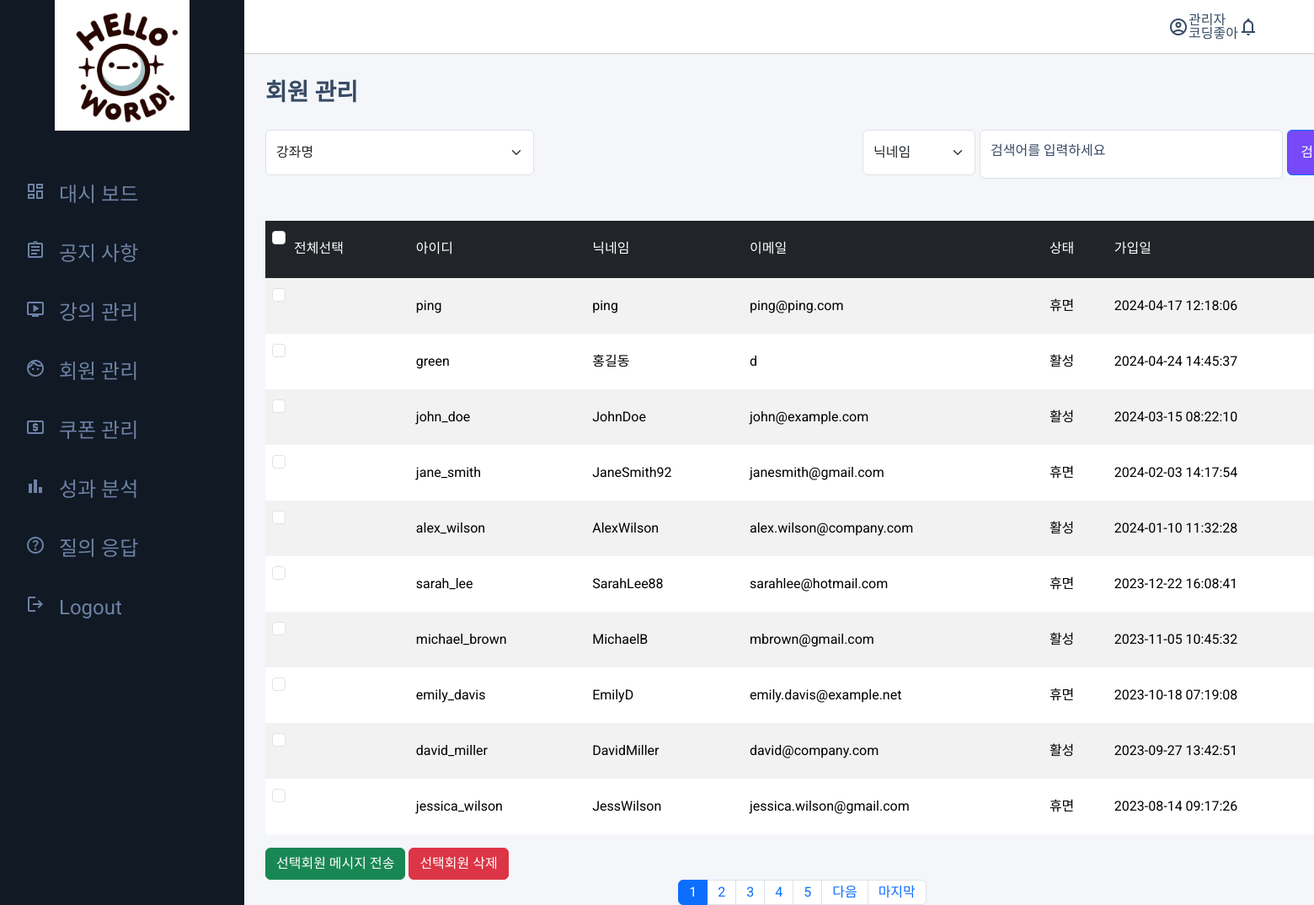
The page /admin/member/member_mg.php (signed in) on the database its author committed.
### tables this page shows
CREATE TABLE `members` (
  `mid` int(11) NOT NULL,
  `userid` varchar(145) DEFAULT NULL,
  `email` varchar(245) DEFAULT NULL,
  `username` varchar(145) DEFAULT NULL,
  `passwd` varchar(200) DEFAULT NULL,
  `recent_in` datetime DEFAULT NULL,
  `tel` varchar(20) NOT NULL,
  `status` int(2) NOT NULL,
  `regdate` datetime DEFAULT current_timestamp()
);

### admin/inc/pagination.php (called while the page is built, shortened)
<?php
$cntsql = "SELECT COUNT(*) AS cnt FROM $paginationTarget where 1=1";
$cntsql .= '';
$cntresult = $mysqli->query($cntsql);
$cntrow = $cntresult->fetch_object();
$count = $cntrow -> cnt;
$pageNumber = $_GET['pageNumber'] ?? 1;
$pageCount = $_GET['pageCount'] ?? 10;
$startLimit = ($pageNumber -1)*$pageCount;
$endLimit = $pageCount ;
$block_ct = 5;
$block_num = ceil($pageNumber/$block_ct);
$block_start = (($block_num - 1) * $block_ct) + 1;
$block_end = $block_start + $block_ct - 1;
$total_page = ceil($count / $pageCount);
$total_block = ceil($total_page/$block_ct);

### admin/member/member_mg.php (the view, shortened to what this page needs)
<?php
include_once $_SERVER['DOCUMENT_ROOT'] . '/helloworld/inc/dbcon.php';
$paginationTarget = 'members';
include_once $_SERVER['DOCUMENT_ROOT'] . '/helloworld/admin/inc/pagination.php';
$sql = "SELECT * FROM members where 1=1";
$sql .= '';
$order = " order by mid";
$sql .= $order;
$limit = " LIMIT $startLimit, $endLimit";
$sql .= $limit;
$result = $mysqli->query($sql);
while ($rs = $result->fetch_object()) {
  $memberArr[] = $rs;
}
?>
<!DOCTYPE html>
<html lang="en">
  <head>
    <link
      rel="stylesheet"
      href="https://cdnjs.cloudflare.com/ajax/libs/normalize/8.0.1/normalize.min.css"
    />
    <link
      rel="stylesheet"
      href="https://cdnjs.cloudflare.com/ajax/libs/bootstrap/5.3.1/css/bootstrap.min.css"
    />
    <link rel="stylesheet" href="https://cdn.jsdelivr.net/npm/@tabler/icons-webfont@latest/tabler-icons.min.css" />
    <link
      rel="stylesheet"
      href="https://cdnjs.cloudflare.com/ajax/libs/jqueryui/1.13.2/themes/black-tie/jquery-ui.min.css"
    />
    <link rel="stylesheet" href="/helloworld/css/common.css" />
    <link rel="stylesheet" href="/helloworld/css/member_mg.css" />
  </head>
  <body>
<?php
include_once $_SERVER['DOCUMENT_ROOT'] . '/helloworld/inc/header.php';
?>
            <h2>회원 관리</h2>
            <form action="" class="d-flex">
              <div class="filter d-flex">
                <select class="form-select lecture" aria-label="Default select example">
                  <option selected disabled>강좌명</option>
                </select>
              </div>
              <div class="search d-flex">
                <select class="form-select search_filter" aria-label="Default select example">
                  <option selected>닉네임</option>
                </select>
                <div class="form-floating">
                  <input type="search" class="form-control" id="search_member" placeholder="" />
                  <label for="search">검색어를 입력하세요</label>
                </div>
                <button type="submit" class="btn btn-primary search_btn">검색</button>
              </div>
            </form>
            <table class="table table-hover table-striped">
              <thead class="table-dark">
                <tr>
                  <th scope="col">
                    <div class="form-check">
                      <input class="form-check-input" type="checkbox" value="" id="member_cb" />
                      <label class="form-check-label" for="member_cb"> 전체선택 </label>
                    </div>
                  </th>
                  <th scope="col">아이디</th>
                  <th scope="col">닉네임</th>
                  <th scope="col">이메일</th>
                  <th scope="col">상태</th>
                  <th scope="col">가입일</th>
                </tr>
              </thead>
              <tbody>
                <?php
                if(isset($memberArr)) {
                  foreach($memberArr as $ma){
                ?>
                <tr data-ui="<?=$ma->mid?>" data-user="<?=$ma->userid?>">
                  <th scope="row">
                    <input class="form-check-input" type="checkbox" />
                  </th>
                  <td><?=$ma->userid?></td>
                  <td><?=$ma->username?></td>
                  <td><?=$ma->email?></td>
                  <td><?php
                    if($ma->status) {
                      echo '활성';
                    } else {
                      echo '휴면';
                    }
                  ?></td>
                  <td><?=$ma->regdate?></td>
                </tr>
                <?php
                  }
                }
                ?>
              </tbody>
            </table>
            <button class="btn btn-success all_message">선택회원 메시지 전송</button>
            <button class="btn btn-danger all_del">선택회원 삭제</button>
            <div class="d-flex justify-content-center">
              <ul class="pagination">
                <?php
                  for($i=$block_start;$i<=$block_end;$i++){
                    if($i == $pageNumber){
                      echo "<li class=\"page-item active\"><a href=\"member_mg.php?pageNumber=$i\" class=\"page-link\">$i</a></li>";
                    }else{
                      echo "<li class=\"page-item\"><a href=\"member_mg.php?pageNumber=$i\" class=\"page-link\">$i</a></li>";
                    }
                  }
                  if($pageNumber < $total_page){
                    if($total_block > $block_num){
                      $next = $block_num * $block_ct + 1;
                      echo "<li class=\"page-item\"><a href=\"member_mg.php?pageNumber=$next\" class=\"page-link\">다음</a></li>";
                    }
                    echo "<li class=\"page-item\"><a href=\"member_mg.php?pageNumber=$total_page\" class=\"page-link\">마지막</a></li>";
                  }
                ?>
              </ul>
            </div>
          </div>
<?php
include_once $_SERVER['DOCUMENT_ROOT'] . '/helloworld/inc/footer.php';
?>
  </body>
</html>

### inc/header.php (shortened to what this page needs)
<section class="main_wrapper d-flex">
  <header>
    <section class="headerContainer">
      <div class="d-flex justify-content-center" id="logo">
        <img src="/helloworld/img/logo.png" alt="logo.jpg"/>
      </div>
      <div class="gnb">
        <ul class="d-flex flex-column">
          <li>
            <a href="/helloworld/admin/index.php">
              <span class="material-symbols-outlined"> dashboard </span>
              <span>대시 보드</span>
            </a>
          </li>
          <li>
            <a href="/helloworld/announce.php">
              <span class="material-symbols-outlined"> assignment </span>
              <span>공지 사항</span>
            </a>
          </li>
          <li>
            <a href="/helloworld/class/course_list.php">
              <span class="material-symbols-outlined"> live_tv </span>
              <span>강의 관리</span>
            </a>
          </li>
          <li>
            <a href="/helloworld/admin/member/member_mg.php">
              <span class="material-symbols-outlined"> face </span>
              <span>회원 관리</span>
            </a>
          </li>
          <li>
            <a href="/helloworld/coupon/coupon_list.php">
              <span class="material-symbols-outlined"> local_atm </span>
              <span>쿠폰 관리</span>
            </a>
          </li>
          <li>
            <a href="/helloworld/performance.php">
              <span class="material-symbols-outlined"> bar_chart </span>
              <span>성과 분석</span>
            </a>
          </li>
          <li>
            <a href="/helloworld/qna/qna.php">
              <span class="material-symbols-outlined"> help </span>
              <span>질의 응답</span>
            </a>
          </li>
          <li>
            <a href="/helloworld/admin/login.php">
              <span class="material-symbols-outlined"> logout </span>
              <span>Logout</span>
            </a>
          </li>
        </ul>
      </div>
    </section>
  </header>
  <section class="content_wrapper">
    <div class="top_section d-flex justify-content-end">
      <div class="profile d-flex align-items-center">
        <span class="material-symbols-outlined">account_circle</span>
        <div class="d-flex flex-column">
          <span>관리자</span>
          <span>코딩좋아</span>
        </div>
        <span class="material-symbols-outlined">notifications</span>
      </div>
    </div>
    <div class="main">
      <div class="main_container">

### inc/footer.php (shortened to what this page needs)
</div>
      </section>
    </section>

### css/common.css (style rules this page uses)
:root { --f-H2: 28px; --f-H1: 32px; --f-H3: 24px; --f-H4: 20px; --f-H5: 18px; --f-H6: 14px; --f-p: 16px; --c-background: #fff; --c-main: #f5f5f5; --c-sub: #11359a; --c-font: #364a63; --c-lightgray: #8094ae; --c-yellow: #f4bd0e; --c-lightblue: #09c2de; --c-lightgreen: #1ee0ac; --c-lightred: #e85347; --c-blue: #465fff; --c-button: #7749f8; --c-button-hover: #5227cc; --c-menu-font: #6e82a5; --c-menu-font-hover: #7f8dff; --c-menu-BG: #101924; --c-active-button: #798bff; --c-Nonactive-button: #6c757d; --c-complete-button: #28a745; --c-complete-button-hover: #079828; --c-cancle-button: #dc3545; --c-active-check-button: #499eed; --c-Nonactive-check-button: #8a8686; --c-contentBG: #f5f6fa; --c-space_updown: 30px; }
.btn-primary { background: #7749f8; }
.content_wrapper { margin-left: 290px; }
header { width: 290px; color: white; background: var(--c-menu-BG); position: fixed; }
#logo { margin-bottom: 60px; }
.gnb li a { display: block; width: 290px; height: 70px; font-size: var(--f-H3); color: var(--c-menu-font); padding-left: 30px; }
.gnb li a span + span { margin-left: 10px; }
.content_wrapper { width: 100%; }
.main { width: 100%; background: var(--c-contentBG); padding: 32px 25px 0 25px; margin-top: 64px; }
tr { line-height: 50px; }
h2 { font-size: var(--f-H2); font-weight: bold; margin-bottom: 30px; }
body { font-family: "Roboto", sans-serif; color: var(--c-font); }

### css/member_mg.css (style rules this page uses)
form { gap: 390px; margin-bottom: 50px; }
.filter { gap: 30px; }
.lecture, .progress_rate, .period, .search_filter, #search_member, .search_btn { height: 54px; }
.lecture { width: 319px; }
.period, .search_filter { width: 134px; }
#search_member { width: 360px; }
.search_btn { width: 62px; }
.search { gap: 5px; }
#member_cb { margin-right: 10px; }

### rows shown on the page
members: userid "ping", username "ping", email "ping@ping.com", status "휴면", regdate "2024-04-17 12:18:06"
members: userid "green", username "홍길동", email "d", status "활성", regdate "2024-04-24 14:45:37"
members: userid "john_doe", username "JohnDoe", email "john@example.com", status "활성", regdate "2024-03-15 08:22:10"
members: userid "jane_smith", username "JaneSmith92", email "janesmith@gmail.com", status "휴면", regdate "2024-02-03 14:17:54"
members: userid "alex_wilson", username "AlexWilson", email "alex.wilson@company.com", status "활성", regdate "2024-01-10 11:32:28"
members: userid "sarah_lee", username "SarahLee88", email "sarahlee@hotmail.com", status "휴면", regdate "2023-12-22 16:08:41"
members: userid "michael_brown", username "MichaelB", email "mbrown@gmail.com", status "활성", regdate "2023-11-05 10:45:32"
members: userid "emily_davis", username "EmilyD", email "emily.davis@example.net", status "휴면", regdate "2023-10-18 07:19:08"
members: userid "david_miller", username "DavidMiller", email "david@company.com", status "활성", regdate "2023-09-27 13:42:51"
members: userid "jessica_wilson", username "JessWilson", email "jessica.wilson@gmail.com", status "휴면", regdate "2023-08-14 09:17:26"
